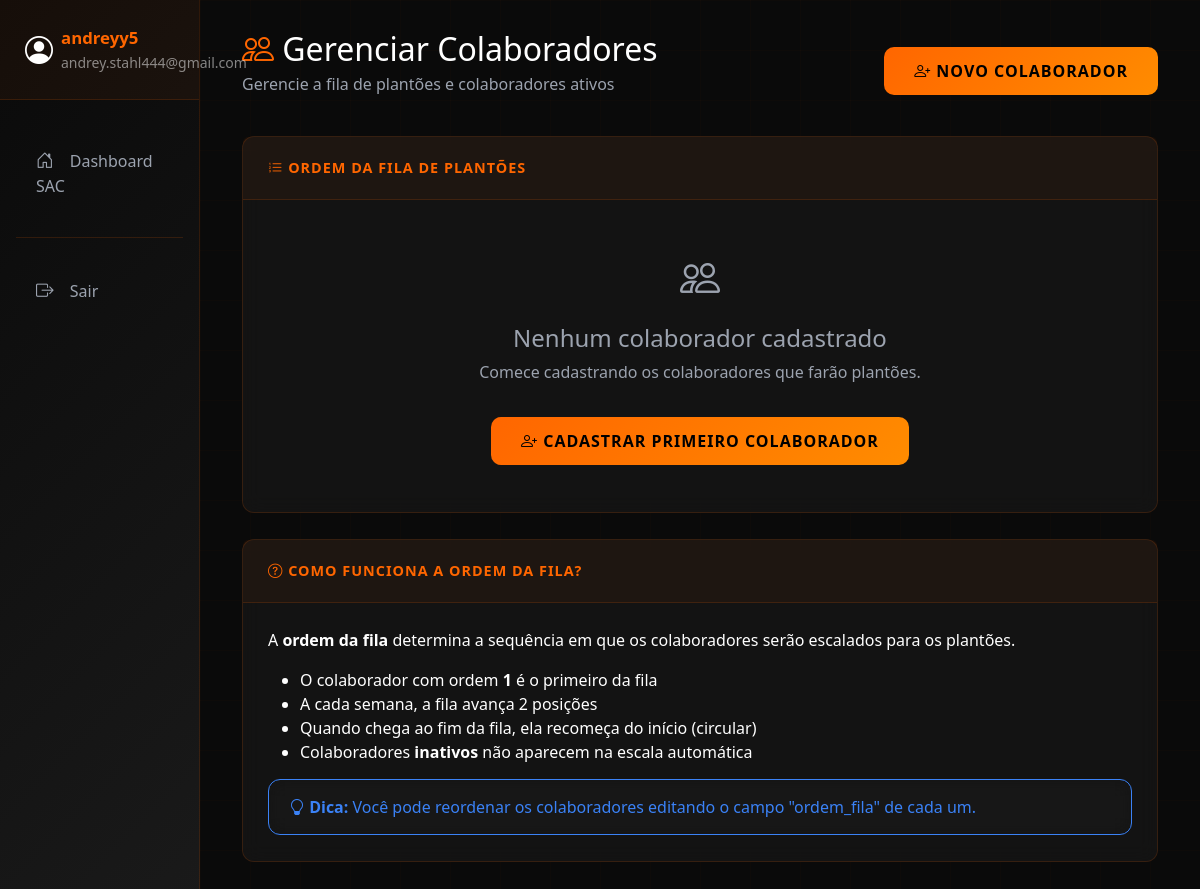
Before: /plantao/colaboradores/ (signed in) with the older database file.
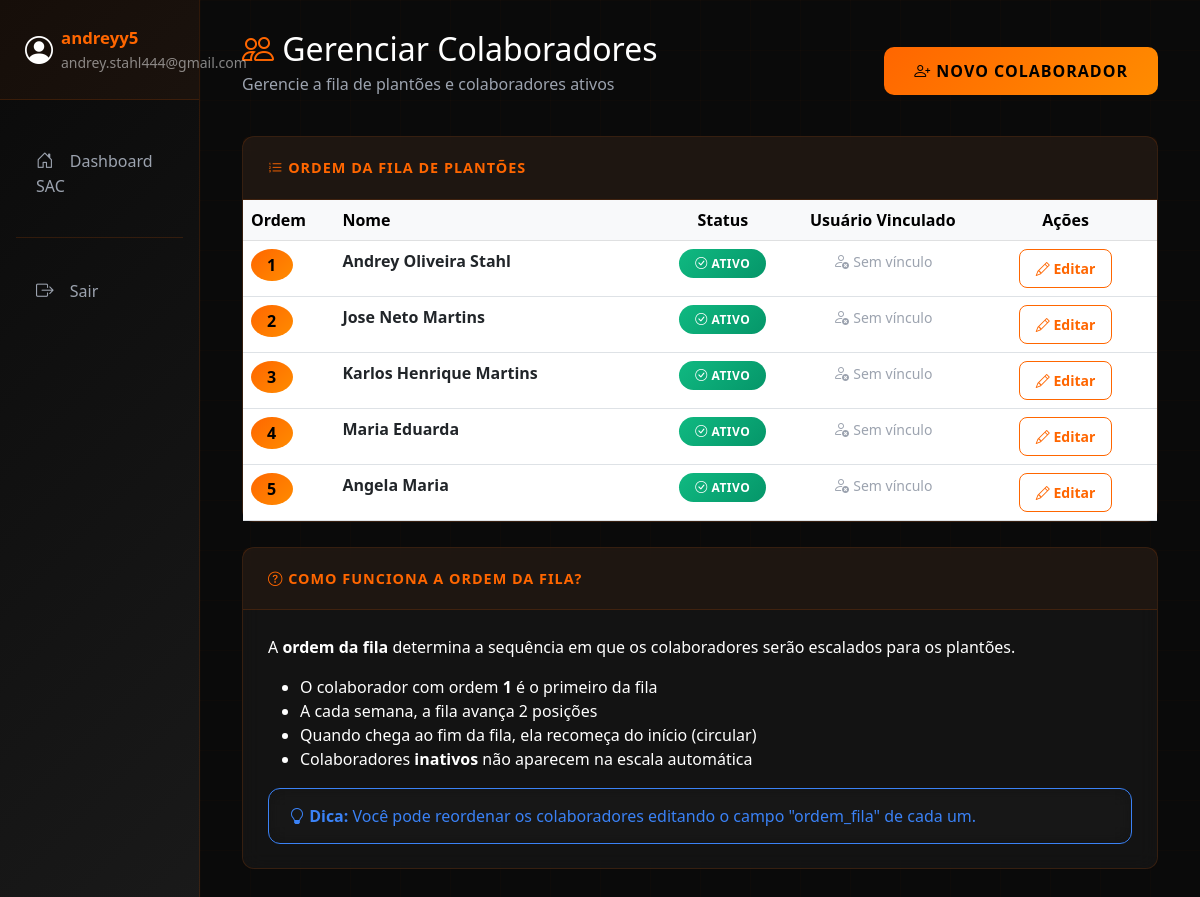
After: the same page with the newer database file.
### apps/plantao/models.py (models this page shows, shortened)
class Colaborador(models.Model):
    user = models.OneToOneField(User, on_delete=models.CASCADE, related_name='colaborador', null=True, blank=True)
    nome_completo = models.CharField(max_length=200)
    ativo = models.BooleanField(default=True)
    ordem_fila = models.IntegerField(default=0, help_text="Ordem na fila de plantões")
    class Meta:
        verbose_name = "Colaborador"
        verbose_name_plural = "Colaboradores"
        ordering = ['ordem_fila', 'nome_completo']

### apps/plantao/views.py (the view)
    def wrapper(request, *args, **kwargs):
        if not is_admin(request.user):
            messages.error(request, '🔒 Você não tem permissão para acessar esta página.')
            return redirect('dashboard')
        return view_func(request, *args, **kwargs)

### apps/plantao/views.py (called while the page is built)
def is_admin(user):
    return user.groups.filter(name='Administrador').exists() or user.is_superuser

def get_user_colaborador(user):
    try:
        return Colaborador.objects.get(user=user)
    except Colaborador.DoesNotExist:
        return None

def admin_required(view_func):
    def wrapper(request, *args, **kwargs):
        if not is_admin(request.user):
            messages.error(request, '🔒 Você não tem permissão para acessar esta página.')
            return redirect('dashboard')
        return view_func(request, *args, **kwargs)
    return wrapper

@login_required
@admin_required
def gerenciar_colaboradores(request):
    colaboradores = Colaborador.objects.all().order_by('ordem_fila')
    context = {
        'colaboradores': colaboradores,
    }
    return render(request, 'dashboard/colaboradores.html', context)

### templates/dashboard/colaboradores.html (shortened to what the changed rows need)
{% extends 'base.html' %}
{% block content %}
<div class="d-flex justify-content-between align-items-center mb-4">
    <div>
        <h2 class="mb-1"><i class="bi bi-people text-primary"></i> Gerenciar Colaboradores</h2>
    </div>
</div>
<div class="card">
    <div class="card-body p-0">
        {% if colaboradores %}
            <div class="table-responsive">
                <table class="table table-hover mb-0">
                    <thead class="table-light">
                        <tr>
                            <th width="10%">Ordem</th>
                            <th width="35%">Nome</th>
                            <th width="15%" class="text-center">Status</th>
                            <th width="20%" class="text-center">Usuário Vinculado</th>
                            <th width="20%" class="text-center">Ações</th>
                        </tr>
                    </thead>
                    <tbody>
                        {% for colaborador in colaboradores %}
                        <tr>
                            <td>
                                <span class="badge bg-primary rounded-circle fs-6 px-3 py-2">
                                    {{ colaborador.ordem_fila }}
                                </span>
                            </td>
                            <td>
                                <strong>{{ colaborador.nome_completo }}</strong>
                            </td>
                            <td class="text-center">
                                {% if colaborador.ativo %}
                                    <span class="badge bg-success">
                                        <i class="bi bi-check-circle"></i> Ativo
                                    </span>
                                {% else %}
                                    <span class="badge bg-secondary">
                                        <i class="bi bi-x-circle"></i> Inativo
                                    </span>
                                {% endif %}
                            </td>
                            <td class="text-center">
                                {% if colaborador.user %}
                                    <i class="bi bi-person-check text-success"></i>
                                    {{ colaborador.user.username }}
                                {% else %}
                                    <i class="bi bi-person-x text-muted"></i>
                                    <small class="text-muted">Sem vínculo</small>
                                {% endif %}
                            </td>
                            <td class="text-center">
                                <a href="{% url 'editar_colaborador' colaborador.id %}" class="btn btn-sm btn-outline-primary">
                                    <i class="bi bi-pencil"></i> Editar
                                </a>
                            </td>
                        </tr>
                        {% endfor %}
                    </tbody>
                </table>
            </div>
        {% else %}
            <div class="text-center py-5">
                <i class="bi bi-people fs-1 text-muted"></i>
                <h4 class="mt-3 text-muted">Nenhum colaborador cadastrado</h4>
                <p class="text-muted">Comece cadastrando os colaboradores que farão plantões.</p>
                <a href="{% url 'cadastrar_colaborador' %}" class="btn btn-primary mt-3">
                    <i class="bi bi-person-plus"></i> Cadastrar Primeiro Colaborador
                </a>
            </div>
        {% endif %}
    </div>
</div>
{% endblock %}

Changed rows visible on the page:
added Colaborador: ordem_fila "1", nome_completo "Andrey Oliveira Stahl", ativo True (drawn), shows "Sem vínculo"
added Colaborador: ordem_fila "2", nome_completo "Jose Neto Martins", ativo True (drawn), shows "Sem vínculo"
added Colaborador: ordem_fila "3", nome_completo "Karlos Henrique Martins", ativo True (drawn), shows "Sem vínculo"
added Colaborador: ordem_fila "4", nome_completo "Maria Eduarda", ativo True (drawn), shows "Sem vínculo"
added Colaborador: ordem_fila "5", nome_completo "Angela Maria", ativo True (drawn), shows "Sem vínculo"
Other visible differences:
text no longer shown: "Nenhum colaborador cadastrado Comece cadastrando os colaboradores que farão plantões. CADASTRAR PRIMEIRO COLABORADOR"
text now shown: "Ordem Nome Status Usuário Vinculado Ações"
